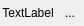
<?xml version="1.0" encoding="UTF-8"?>
<ui version="4.0">
 <class>quick_note::MessageWidget</class>
 <widget class="QWidget" name="quick_note::MessageWidget">
  <property name="geometry">
   <rect>
    <x>0</x>
    <y>0</y>
    <width>78</width>
    <height>26</height>
   </rect>
  </property>
  <property name="windowTitle">
   <string notr="true">Form</string>
  </property>
  <layout class="QHBoxLayout" name="horizontalLayout" stretch="1,0">
   <property name="spacing">
    <number>4</number>
   </property>
   <property name="leftMargin">
    <number>2</number>
   </property>
   <property name="topMargin">
    <number>2</number>
   </property>
   <property name="rightMargin">
    <number>2</number>
   </property>
   <property name="bottomMargin">
    <number>2</number>
   </property>
   <item>
    <widget class="QLabel" name="msg_label">
     <property name="text">
      <string notr="true">TextLabel</string>
     </property>
     <property name="alignment">
      <set>Qt::AlignCenter</set>
     </property>
     <property name="openExternalLinks">
      <bool>true</bool>
     </property>
    </widget>
   </item>
   <item>
    <widget class="QToolButton" name="edit_btn">
     <property name="text">
      <string notr="true">...</string>
     </property>
     <property name="icon">
      <iconset resource="../quick_note.qrc">
       <normaloff>:/quick_note/icon.svg</normaloff>:/quick_note/icon.svg</iconset>
     </property>
     <property name="autoRaise">
      <bool>true</bool>
     </property>
    </widget>
   </item>
  </layout>
 </widget>
 <resources>
  <include location="../quick_note.qrc"/>
 </resources>
 <connections/>
</ui>
